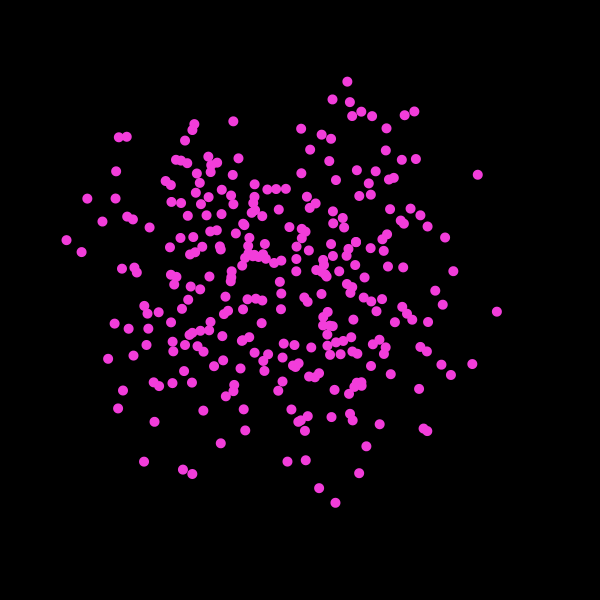
Frame 1 (no input)
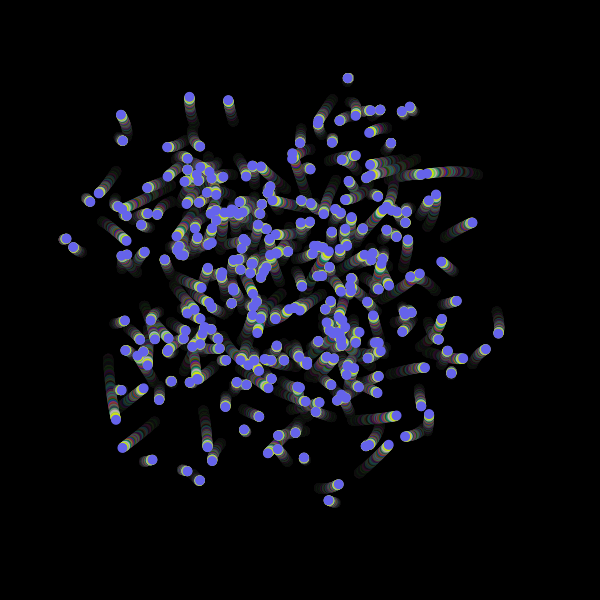
Frame 60 (the mouse pressed at the canvas centre just before this capture)
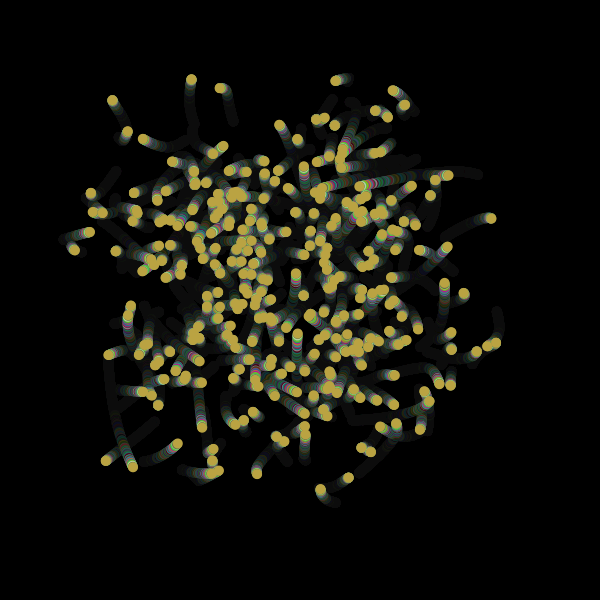
Frame 120 (the mouse held since frame 60 and released just before this capture)

The Processing sketch that drew these frames (run headless with seeded random() and noise(); from frame 60 on, the mouse is pressed at the canvas centre):

// Processing sketch: MagicWorms
// ── MagicWorms.pde
float x;
float y;
void setup(){
    size(600,600);
    background(0,0,0);
}

void draw (){
  makeMagical();
  x =    random(600);
  y =    random(600);
  fill(random(254)+1,random(254)+1,random(254)+1);
    for (int i = 0; i < 300; i++) {
  ellipse(getWormX(i),getWormY(i),10,10);  
  }
}
    float frequency = .001;
    float noiseInterval = PI;

    void makeMagical() {
        fill( 0, 0, 0, 10 );
        rect(0, 0, width, height);
        noStroke();
    }

    float getWormX(int i) {
        return map(noise(i*noiseInterval + frameCount * frequency), 0, 1, 0, width);
    }

    float getWormY(int i) {
        return map(noise(i*noiseInterval+1 + frameCount * frequency), 0, 1, 0, height);
    }
